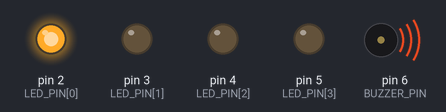
Bench run of a sketch on a simulated Arduino Uno, built with avr-gcc and run on an emulated ATmega328P. Shown: output pins drawn as LEDs (lit = HIGH), buzzer (waves = sounding).

Above: at 0.15 s.
At 1.35 s:
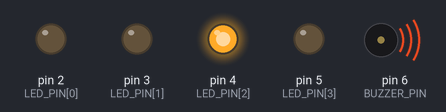
At 1.95 s:
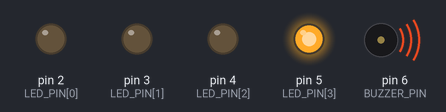
At 3.15 s:
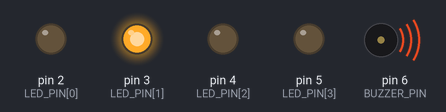
At 5.25 s:
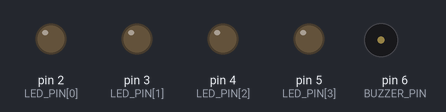
Timing chart, 0 to 5.5 s (numbered marks = the images above):
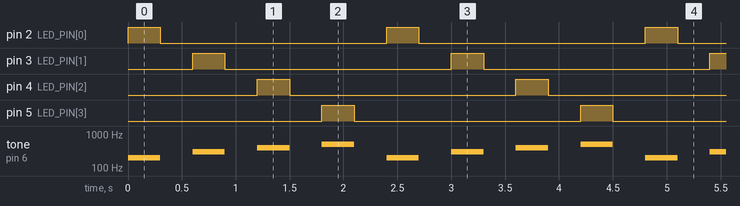

The sketch:

Practica3.ino
```cpp
#define LEN_LED 4
int LED_PIN[LEN_LED] = {2,3,4,5};
const int BUZZER_PIN = 6;
int BUZZER_TONE[LEN_LED] = {200, 300, 400, 500};
const int DELAY = 300;

void setup() {
  for (int i=0; i<LEN_LED; i++) {
    pinMode(LED_PIN[i], OUTPUT);
    digitalWrite(LED_PIN[i], LOW);
  }
}

void loop() {
  for (int i=0; i<LEN_LED; i++) {
    digitalWrite(LED_PIN[i], HIGH);
    tone(BUZZER_PIN, BUZZER_TONE[i]);
    delay(DELAY);
    digitalWrite(LED_PIN[i], LOW);
    noTone(BUZZER_PIN);
    delay(DELAY);
  }
}
```

Measured:
- by itself, pin 2 (LED_PIN[0]), pin 3 (LED_PIN[1]), pin 4 (LED_PIN[2]), pin 5 (LED_PIN[3]): alternates HIGH for 0.30 s and LOW for 2.1 s
- by itself, tone on pin 6 (BUZZER_PIN): repeats every 2.4 s: silent 0.30 s, 300 Hz 0.30 s, silent 0.30 s, 400 Hz 0.30 s, silent 0.30 s, 500 Hz 0.30 s, silent 0.30 s, 200 Hz 0.30 s
